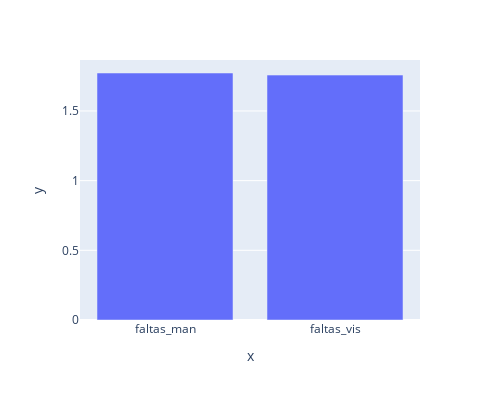

Notebook code for this chart:
### Code cell
# O arbitro tende a dá mais falta para o time mandante ou visitante?
dados_y = dados[['faltas_man', 'faltas_vis']].mean()
dados_x = ['faltas_man', 'faltas_vis']


fig = px.bar(x=dados_x, y= dados_y,width=500, height = 400)
fig.show()

### Figure 1 — Plotly figure (JSON) as saved in the notebook; plotly's stock layout.template omitted (floating-point values rounded to 4 significant figures)
{"data": [{"alignmentgroup": "True", "hovertemplate": "x=%{x}<br>y=%{y}<extra></extra>", "legendgroup": "", "marker": {"color": "#636efa", "pattern": {"shape": ""}}, "name": "", "offsetgroup": "", "orientation": "v", "showlegend": false, "textposition": "auto", "type": "bar", "x": ["faltas_man", "faltas_vis"], "xaxis": "x", "y": [1.772, 1.757], "yaxis": "y"}], "layout": {"barmode": "relative", "height": 400, "legend": {"tracegroupgap": 0}, "margin": {"t": 60}, "width": 500, "xaxis": {"anchor": "y", "domain": [0, 1], "title": {"text": "x"}}, "yaxis": {"anchor": "x", "domain": [0, 1], "title": {"text": "y"}}}}
